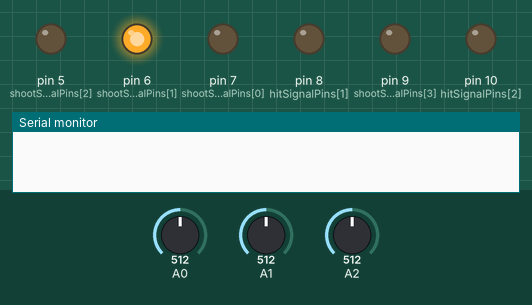
The sketch below on a simulated Arduino Uno, built with avr-gcc and run on an emulated ATmega328P. Shown: output pins drawn as LEDs (lit = HIGH), the last lines printed to the serial monitor. Dashed ring = blinking. The inputs (shaded band) are chosen by the test bench; at power-on: A2 = 512, A1 = 512, A0 = 512. Random numbers use the default seed unless the sketch sets one.

Above: at 0.63 s.
1.4 s: A2 set to 983
At 2.19 s:
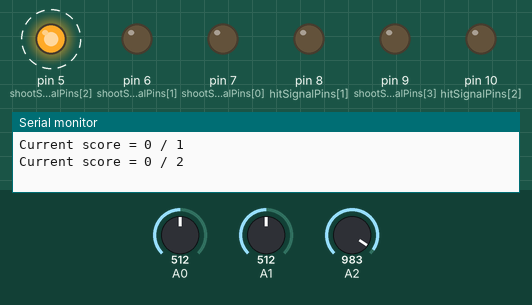
4.4 s: A2 set to 1013
At 5.2 s:
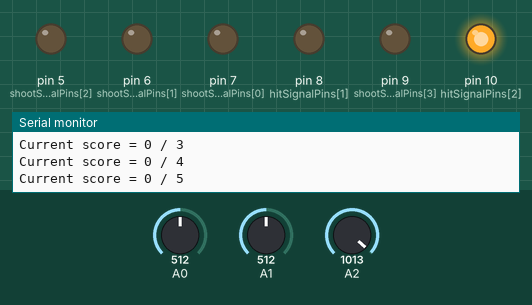
At 5.8 s:
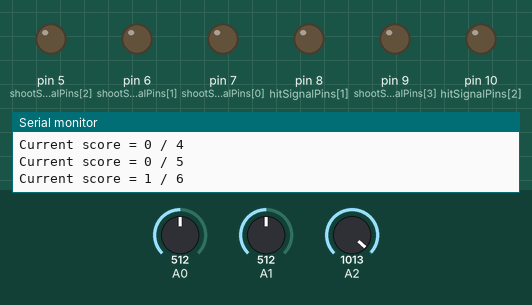
7.4 s: A1 set to 984
10.4 s: A1 set to 1007
13.4 s: A0 set to 991
16.2 s: A0 set to 1012
At 24.1 s:
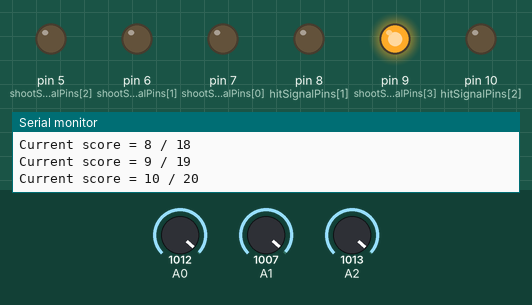
Timing chart, 0 to 27.8 s (numbered marks = the images above; inputs shaded):
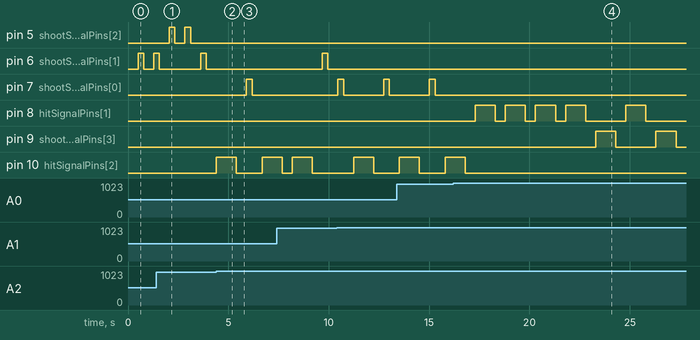

The sketch:

BoardCode.ino
```cpp
int LIGHT_ON = 255;
int LIGHT_OFF = 0;
int MAX_LIGHT = 5;
int sensorPins[5] = {0,1,2,3,4};
int shootSignalPins[5] = {7,6,5,9,0};
int hitSignalPins[5]   = {9,8,10,8,9};
int score = 0;
int total = 0;
int spd = 250;
void setup(void) {
	Serial.begin(9600);
}

void printScore(){
	Serial.print("Current score = ");
	Serial.print(score);
	Serial.print(" / ");
	Serial.println(total);
}

void loop(void) {
	// Randomly select a light
	int newLight = random(0,3);
	total = total + 1;
	// Turn all other light off
	for (int i = 0; i < MAX_LIGHT; i++){
		analogWrite(shootSignalPins[i], LIGHT_OFF);
        	analogWrite(hitSignalPins[i], LIGHT_OFF);
	}
	delay(500);
//     	Serial.print("new light = ");
  //      Serial.println(newLight);
	// Turn on the target
	analogWrite(shootSignalPins[newLight], LIGHT_ON);
	int count = 0;
	// three second
	while (count < spd){
		int sensorReading = analogRead(sensorPins[newLight]);
          	//Serial.print("sensor reading = ");
            //    Serial.println(sensorReading);
		if (sensorReading > 1000){
			// Hit
			score = score + 1;
			analogWrite(hitSignalPins[newLight], LIGHT_ON);
			analogWrite(shootSignalPins[newLight], LIGHT_OFF);
                        //spd = spd - 100;
			delay(1000);
			break;
		}
		count = count + 1;
		delay(1);
	}
	printScore();
}
```

Measured:
- the behaviour switches between 1000 and 1001 on A2 (found by bisection; images 1 and 2)
- the behaviour switches between 1000 and 1001 on A0 (found by bisection; images 3 and 4)
- after the input at 4.4 s, pin 10 (hitSignalPins[2]): LOW → HIGH at once, → LOW 1.0 s later, → HIGH 1.3 s later
- after the input at 16.2 s, pin 9 (shootSignalPins[3]): alternates HIGH for 1.0 s and LOW for 2.0 s, starting after 7.1 s
- by itself, pin 5 (shootSignalPins[2]): alternates HIGH for 0.28 s and LOW for 0.50 s, 4 changes in all, then stays LOW
- by itself, pin 7 (shootSignalPins[0]): alternates HIGH for 0.28 s and LOW for 2.0 s
